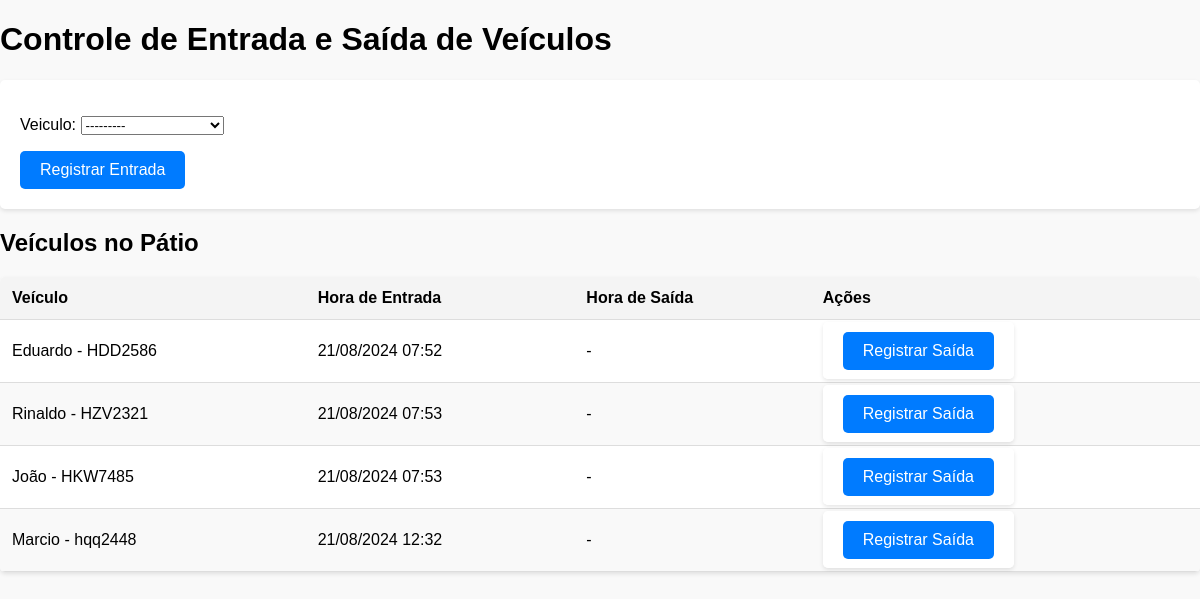
The app's page /controle-veiculos/, older data.
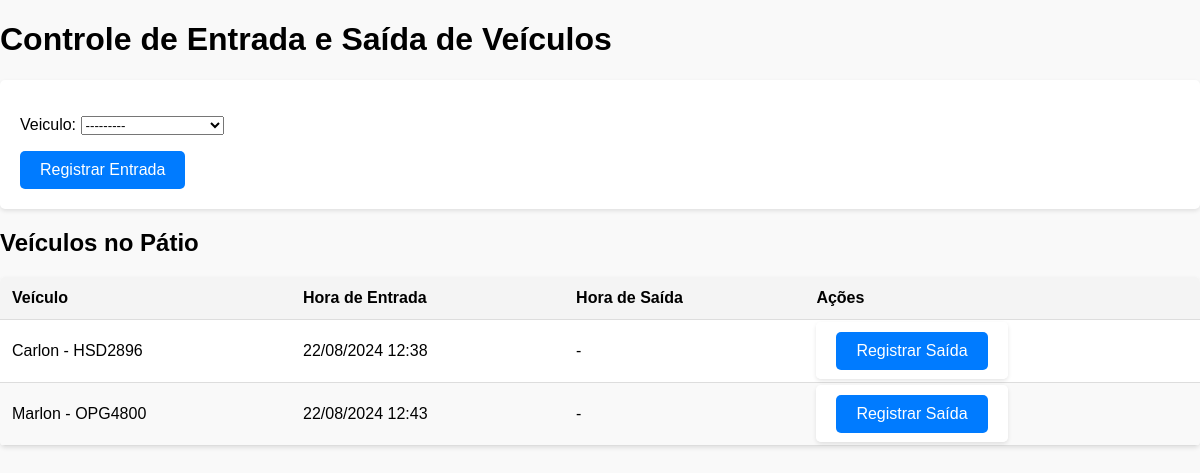
The same page, newer data.
### core/models.py (models this page shows, shortened)
class EntradaSaidaVeiculo(models.Model):
    veiculo = models.ForeignKey(Veiculo, on_delete=models.CASCADE)
    hora_entrada = models.DateTimeField(default=timezone.now)
    hora_saida = models.DateTimeField(null=True, blank=True)

class Veiculo(models.Model):
    nome = models.CharField(max_length=100)
    modelo = models.CharField(max_length=100)
    placa = models.CharField(max_length=20, unique=True)
    cor = models.CharField(max_length=50)
    def __str__(self):
        return f"{self.nome} - {self.placa}"

### core/views.py (the view, shortened to what this page needs)
# urls.py: path('controle-veiculos/', views.controle_entrada_saida_veiculo, name='controle_entrada_saida_veiculo'),
def controle_entrada_saida_veiculo(request):
    form = EntradaVeiculoForm()
    veiculos = EntradaSaidaVeiculo.objects.filter(hora_saida__isnull=True)
    return render(request, 'core/controle_entrada_saida_veiculo.html', {'form': form, 'veiculos': veiculos})

### core/forms.py
class EntradaVeiculoForm(forms.ModelForm):
    class Meta:
        model = EntradaSaidaVeiculo
        fields = ['veiculo']
    def __init__(self, *args, **kwargs):
        super(EntradaVeiculoForm, self).__init__(*args, **kwargs)
        self.fields['veiculo'].queryset = Veiculo.objects.all()

### core/templates/core/controle_entrada_saida_veiculo.html (shortened to what this page needs)
{% load static %}
<!DOCTYPE html>
<html lang="pt-BR">
<head>
    <link rel="stylesheet" href="https://cdnjs.cloudflare.com/ajax/libs/font-awesome/6.4.0/css/all.min.css">
</head>
<body>
    <div class="container">
        <h1>Controle de Entrada e Saída de Veículos</h1>
        <form method="post">
            {{ form.as_p }}
            <button type="submit" name="entrada">Registrar Entrada</button>
        </form>
        <h2>Veículos no Pátio</h2>
        <table>
            <thead>
                <tr>
                    <th>Veículo</th>
                    <th>Hora de Entrada</th>
                    <th>Hora de Saída</th>
                    <th>Ações</th>
                </tr>
            </thead>
            <tbody>
                {% for veiculo in veiculos %}
                <tr>
                    <td>{{ veiculo.veiculo }}</td>
                    <td>{{ veiculo.hora_entrada|date:"d/m/Y H:i" }}</td>
                    <td>{% if veiculo.hora_saida %}{{ veiculo.hora_saida|date:"d/m/Y H:i" }}{% else %}-{% endif %}</td>
                    <td>
                        {% if not veiculo.hora_saida %}
                        <form method="post" style="display:inline;">
                            <button type="submit" name="saida">Registrar Saída</button>
                        </form>
                        {% else %}
                        <span>Saída registrada</span>
                        {% endif %}
                    </td>
                </tr>
                {% endfor %}
            </tbody>
        </table>
    </div>
</body>
</html>

Row changes from the older to the newer data that the page shows:
no longer on this page (row edited): EntradaSaidaVeiculo: veiculo "Eduardo - HDD2586", hora_entrada "21/08/2024 07:52"
no longer on this page (row edited): EntradaSaidaVeiculo: veiculo "Rinaldo - HZV2321", hora_entrada "21/08/2024 07:53"
no longer on this page (row edited): EntradaSaidaVeiculo: veiculo "João - HKW7485", hora_entrada "21/08/2024 07:53"
no longer on this page (row edited): EntradaSaidaVeiculo: veiculo "Marcio - hqq2448", hora_entrada "21/08/2024 12:32"
added EntradaSaidaVeiculo: veiculo "Carlon - HSD2896", hora_entrada "22/08/2024 12:38"
added EntradaSaidaVeiculo: veiculo "Marlon - OPG4800", hora_entrada "22/08/2024 12:43"
